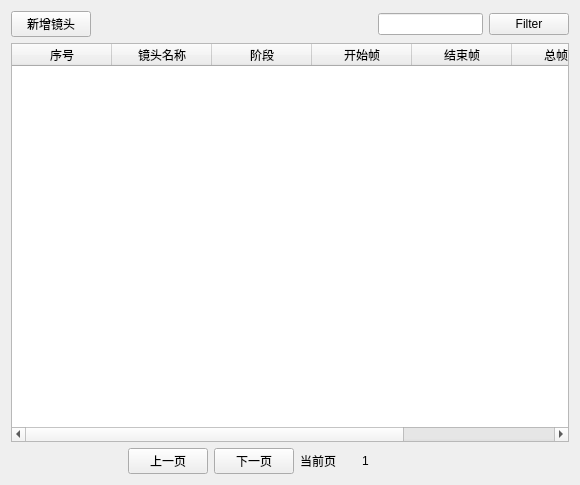
<?xml version="1.0" encoding="UTF-8"?>
<ui version="4.0">
 <class>Form</class>
 <widget class="QWidget" name="Form">
  <property name="geometry">
   <rect>
    <x>0</x>
    <y>0</y>
    <width>580</width>
    <height>485</height>
   </rect>
  </property>
  <property name="windowTitle">
   <string>Form</string>
  </property>
  <layout class="QHBoxLayout" name="horizontalLayout_6">
   <item>
    <layout class="QVBoxLayout" name="verticalLayout">
     <item>
      <layout class="QHBoxLayout" name="horizontalLayout_3">
       <item>
        <layout class="QHBoxLayout" name="horizontalLayout">
         <item>
          <widget class="QPushButton" name="pushButton_2">
           <property name="text">
            <string>新增镜头</string>
           </property>
          </widget>
         </item>
        </layout>
       </item>
       <item>
        <spacer name="horizontalSpacer">
         <property name="orientation">
          <enum>Qt::Horizontal</enum>
         </property>
         <property name="sizeHint" stdset="0">
          <size>
           <width>248</width>
           <height>20</height>
          </size>
         </property>
        </spacer>
       </item>
       <item>
        <spacer name="horizontalSpacer_6">
         <property name="orientation">
          <enum>Qt::Horizontal</enum>
         </property>
         <property name="sizeHint" stdset="0">
          <size>
           <width>40</width>
           <height>20</height>
          </size>
         </property>
        </spacer>
       </item>
       <item>
        <widget class="QLineEdit" name="lineEdit"/>
       </item>
       <item>
        <layout class="QHBoxLayout" name="horizontalLayout_2">
         <item>
          <widget class="QPushButton" name="pushButton">
           <property name="text">
            <string>Filter</string>
           </property>
          </widget>
         </item>
        </layout>
       </item>
      </layout>
     </item>
     <item>
      <widget class="QTableWidget" name="tableWidget">
       <column>
        <property name="text">
         <string>序号</string>
        </property>
       </column>
       <column>
        <property name="text">
         <string>镜头名称</string>
        </property>
       </column>
       <column>
        <property name="text">
         <string>阶段</string>
        </property>
       </column>
       <column>
        <property name="text">
         <string>开始帧</string>
        </property>
       </column>
       <column>
        <property name="text">
         <string>结束帧</string>
        </property>
       </column>
       <column>
        <property name="text">
         <string>总帧数</string>
        </property>
       </column>
       <column>
        <property name="text">
         <string>描述</string>
        </property>
       </column>
      </widget>
     </item>
     <item>
      <layout class="QHBoxLayout" name="horizontalLayout_5">
       <item>
        <spacer name="horizontalSpacer_2">
         <property name="orientation">
          <enum>Qt::Horizontal</enum>
         </property>
         <property name="sizeHint" stdset="0">
          <size>
           <width>138</width>
           <height>20</height>
          </size>
         </property>
        </spacer>
       </item>
       <item>
        <layout class="QHBoxLayout" name="horizontalLayout_4">
         <item>
          <widget class="QPushButton" name="pushButton_3">
           <property name="text">
            <string>上一页</string>
           </property>
          </widget>
         </item>
         <item>
          <widget class="QPushButton" name="pushButton_4">
           <property name="text">
            <string>下一页</string>
           </property>
          </widget>
         </item>
         <item>
          <widget class="QLabel" name="label">
           <property name="text">
            <string>当前页</string>
           </property>
          </widget>
         </item>
         <item>
          <spacer name="horizontalSpacer_5">
           <property name="orientation">
            <enum>Qt::Horizontal</enum>
           </property>
           <property name="sizeType">
            <enum>QSizePolicy::Minimum</enum>
           </property>
           <property name="sizeHint" stdset="0">
            <size>
             <width>20</width>
             <height>20</height>
            </size>
           </property>
          </spacer>
         </item>
         <item>
          <widget class="QLabel" name="label_2">
           <property name="text">
            <string>1</string>
           </property>
          </widget>
         </item>
         <item>
          <spacer name="horizontalSpacer_4">
           <property name="orientation">
            <enum>Qt::Horizontal</enum>
           </property>
           <property name="sizeType">
            <enum>QSizePolicy::Minimum</enum>
           </property>
           <property name="sizeHint" stdset="0">
            <size>
             <width>20</width>
             <height>20</height>
            </size>
           </property>
          </spacer>
         </item>
        </layout>
       </item>
       <item>
        <widget class="QLabel" name="label_3">
         <property name="text">
          <string/>
         </property>
        </widget>
       </item>
       <item>
        <spacer name="horizontalSpacer_3">
         <property name="orientation">
          <enum>Qt::Horizontal</enum>
         </property>
         <property name="sizeHint" stdset="0">
          <size>
           <width>188</width>
           <height>20</height>
          </size>
         </property>
        </spacer>
       </item>
      </layout>
     </item>
    </layout>
   </item>
  </layout>
 </widget>
 <resources/>
 <connections/>
</ui>
